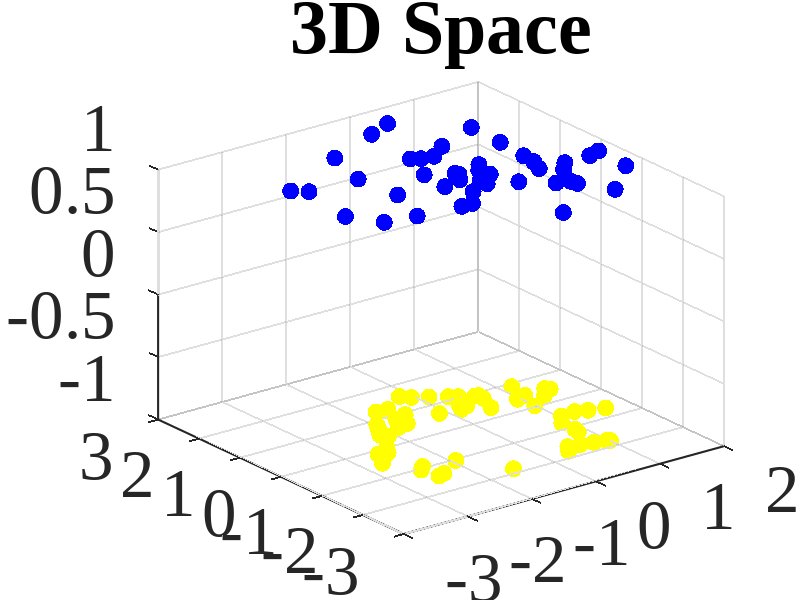

MATLAB code for this plot:
figure
load('trainData.txt')
X = trainData(:,1:3);

class1 = X(X(:,3)==1,:);
class2 = X(X(:,3)==-1,:);
x1 = zscore(class1(:,1:2))
x2 = zscore(class2(:,1:2))
scatter3(x1(:,1),x1(:,2),class1(:,3),150,'b','filled')
hold on
scatter3(x2(:,1),x2(:,2),class2(:,3),150,'y','filled')
hold on
set(gca,'FontName','Times New Roman','FontSize',50,'LineWidth',1.5);
titlestr = strcat('3D Space');
title(titlestr);